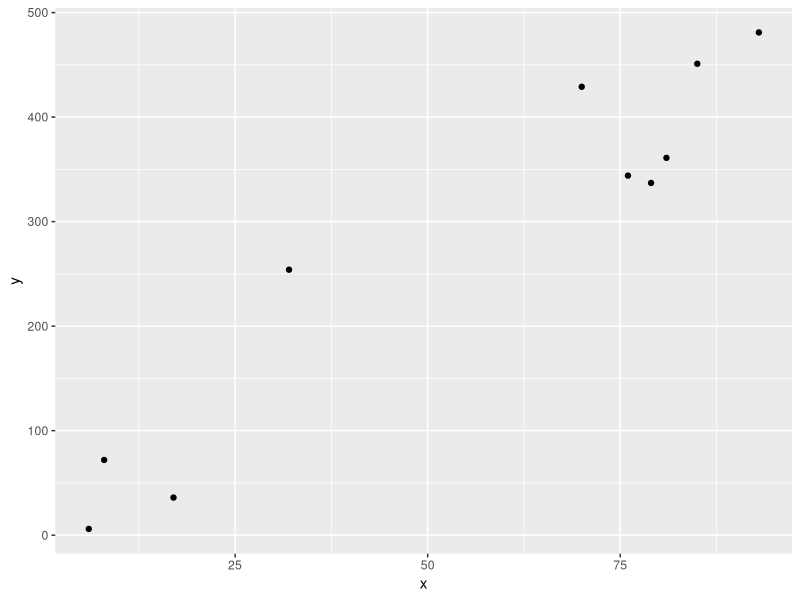
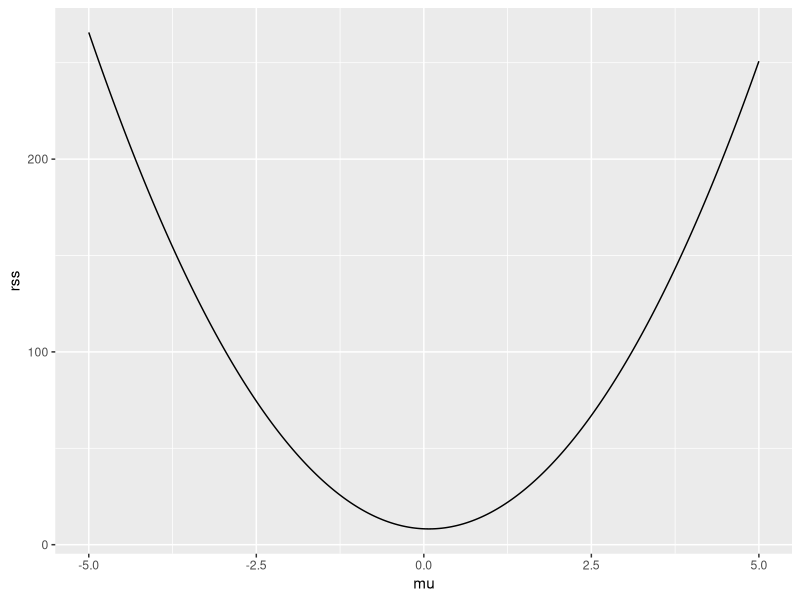
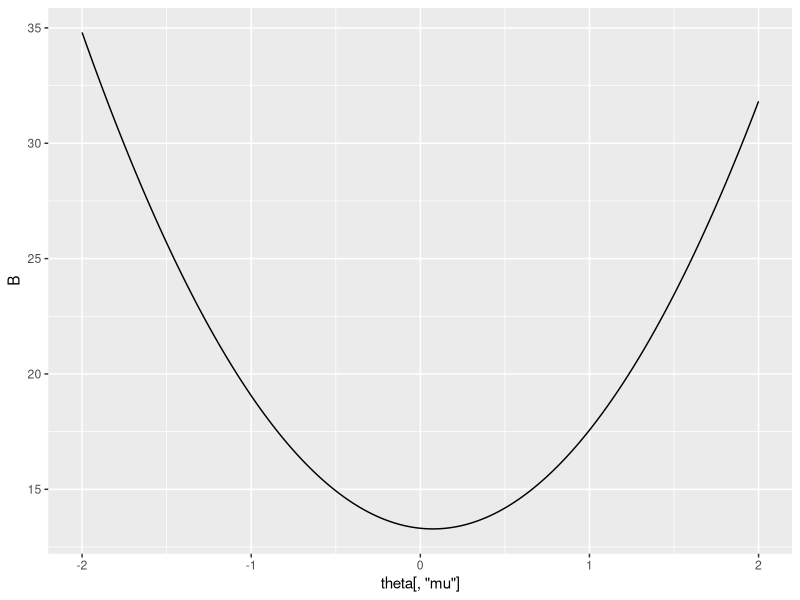
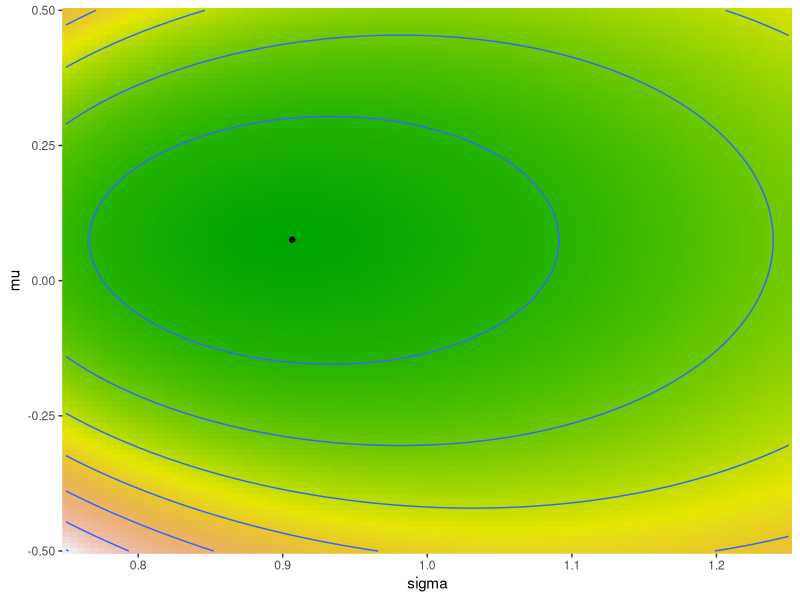

Generate these figures, in order, with R: (Note: this script raises an error after producing the figures.)
## ---- chunk 1
knitr::opts_chunk$set(echo = TRUE)
## ---- chunk 2
library(tidyverse) #for data wrangling and plotting
library(gganimate) #for animations
library(gridExtra) #for additional plotting routines
## ---- chunk 3
set.seed(123)
y = rnorm(n=10, mean=0, sd=1)
y
## ---- chunk 4
mean(y)
var(y)
sd(y)
## ---- chunk 5
set.seed(2)
dat = data.frame(x = sample(1:100, size=10, replace=FALSE)) %>% 
    mutate(y = 2 + 5*x + sample(-100:100,10))
dat
ggplot(data=dat) + geom_point(aes(y=y, x=x))
## ---- chunk 6
mu = seq(-5,5,len=1000)
rss = vector('numeric', length(mu))
for (i in 1:length(mu)) {
    rss[i] = sum((y - mu[i])^2)
}
mu[which(rss==min(rss))]
ggplot(data=NULL) + geom_line(aes(y=rss, x=mu))
## ---- chunk 7
## Generate the single column matrix of 1s
X = cbind(rep(1,length(y)))
## perform the matrix multiplications to solve for beta
## beta = (X'X)^-1 X'Y
beta = solve(t(X) %*% X) %*% t(X) %*% y
beta
## ---- chunk 8
dat
## ---- chunk 9
## Generate the model matrix
X = model.matrix(~x, data=dat)
## Solve for beta
beta = solve(t(X) %*% X) %*% t(X) %*% dat$y
beta
## ---- chunk 10
lm(y~x, data=dat)
## ---- chunk 11
optim.IRLS = function(X, y, family, iter.max=25, abs.tol=1e-06) {
    oldpar <- newpar <- rep(0, ncol(X))
    iter <- 0; not.converged <- 1; not.max.iter <- 1
    while (not.converged & not.max.iter) {
        eta = X %*% newpar         # calculate (update) the linear predictor
        g = family()$linkinv(eta)  # calculate (update) the linear predictor on the natural scale (inverse link)
        g. = family()$mu.eta(eta)  # calculate (update) the derivative of linear predictor on natural scale
        z = eta + (y - g) / g.     # calculate (update) the  adjusted response
        W = as.vector(g.^2 / family()$variance(g))  # calculate (update) the weights
        oldpar = newpar
        newpar = solve(crossprod(X,W*X), crossprod(X,W*z), tol=2*.Machine$double.eps)
        iter = iter + 1
        not.max.iter <- (iter < iter.max)*1
        not.converged=(max(abs((1-newpar/oldpar)))>abs.tol)*1
    }
    list(B.optim=newpar, Iter=iter-1)
}
## ---- chunk 12
optim.IRLS(cbind(rep(1,length(y))), y, family=gaussian)
## ---- chunk 13
y1 = floor(y*5 + 8)
mean(y1)
optim.IRLS(cbind(rep(1,length(y))), y1, family=poisson)
## ---- chunk 14
glm(y1 ~ 1, family=poisson)
## ---- chunk 15
y
## ---- chunk 16
LL.gaus = function(theta, x) {
    m=theta[1]
    s=theta[2]
    ll = -(length(x)/2)*(log(2*pi*s^2)) + (-1/(2*s^2)) * sum((x-m)^2)
    ##OR
    ## ll = sum(dnorm(x, mean=m, sd=s, log=TRUE))
    return(-ll)
}
## ---- chunk 17
mu = seq(-2,2,len=1000)
theta=cbind(mu=mu,sigma=1)
B=apply(theta, 1, LL.gaus, y)
theta[which(B==min(B)),]
ggplot(data=NULL) + geom_line(aes(y=B, x=theta[,'mu']))
## ---- chunk 18
mu = seq(-0.5,0.5,len=100)
sigma=seq(0.75,1.25,len=100)
theta = expand.grid(mu=mu, sigma=sigma)
theta$LL=apply(theta, 1, LL.gaus, x=y)
ggplot(data=theta,aes(y=mu, x=sigma, fill=LL)) +
    geom_tile(show.legend=FALSE) + geom_contour(aes(z=LL)) +
    geom_point(data=theta[which(theta$LL==min(theta$LL)),], aes(y=mu, x=sigma), fill='black') +
    scale_fill_gradientn(colors=terrain.colors(12)) +
    scale_x_continuous(expand=c(0,0)) +
    scale_y_continuous(expand=c(0,0))
theta[which(theta$LL==min(theta$LL)),]
## ---- chunk 19
get.optim.NM <- function(X.vert, params.init, objective.fn, iter.max=250, abs.tol=0.0001, x, control=list(fnscale=1,refl=1,expan=2,contr=-0.5,shrink=0.5))
{
                                        # input dimension
    X.len <- length(params.init)
                                        # initialize controls before iterations of searching
    iter <- 0; not.converged <- 1; not.max.iter <- 1
    X.optim <- params.init; f_X.optim <- control$fnscale*objective.fn(X.optim, x=x)
                                        # while loop, iterations
    while (not.converged & not.max.iter)
    {
                                        # get values at vertices
        f_X.vert <- control$fnscale*apply(X = X.vert, MARGIN = 1, FUN = objective.fn, x) 
                                        # order ascending X.vert and f(X.vert), by f(X.vert)
        X.order <- sort(f_X.vert, index.return = TRUE)$ix
        X.vert <- X.vert[X.order, ]
        f_X.vert <- f_X.vert[X.order]
                                        # get centroid (mean on each dimension) of all points except the worst
        X.centr <- apply(X = X.vert[1:X.len, ], MARGIN = 2, FUN = mean)
                                        # get reflected point
        X.refl <- X.centr + control$refl*(X.centr - X.vert[X.len+1, ])
        f_X.refl <- control$fnscale*objective.fn(X.refl,x)
        if ((f_X.vert[1] <= f_X.refl) & (f_X.refl < f_X.vert[X.len]))
        { 
                                        # if the reflected point is better than the second worst, but not better than the best...
                                        # ... then obtain a new simplex by replacing the worst point with the reflected point
            X.vert[X.len+1, ] <- X.refl 
        } else if (f_X.refl < f_X.vert[1]) {
                                        # if the reflected point is the best point so far
                                        # ... then compute the expanded point
            X.expan <- X.centr + control$expan*(X.centr - X.vert[X.len+1, ])
            f_X.expan <- control$fnscale*objective.fn(X.expan,x)
                                        # ... if the expanded point is better than the reflected point
            if (f_X.expan < f_X.refl)
            {
                                        # ... then obtain a new simplex by replacing the worst point with the expanded point
                X.vert[X.len+1, ] <- X.expan   
            } else {
                                        # ... else obtain a new simplex by replacing the worst point with the reflected point
                X.vert[X.len+1, ] <- X.refl
            }
        } else {
                                        # ... reflected point is not better than second worst
                                        # ... then compute the contracted point
            X.contr <- X.centr + control$contr*(X.centr - X.vert[X.len+1, ])
            f_X.contr <- control$fnscale*objective.fn(X.contr,x)
                                        # ... if the contracted point is better than the worst point
            if (f_X.contr < f_X.vert[X.len+1])
            {
                                        # ... then obtain a new simplex by replacing the worst point with the contracted point
                X.vert[X.len+1, ] <- X.contr
            } else {
                                        # ... shrink the simplex: X = X1 + coef.shrink(X-X1)
                X.vert <- sweep(control$shrink*sweep(X.vert, 2, X.vert[1, ], FUN = "-"), 2, X.vert[1, ], FUN="+")
            }    
        }
                                        # get values at vertices
        f_X.vert <- control$fnscale*apply(X = X.vert, MARGIN = 1, FUN = objective.fn, x) 
                                        # order asc X.vert and f(X.vert)
        X.order <- sort(f_X.vert, index.return = TRUE)$ix
        X.vert <- X.vert[X.order, ]
        f_X.vert <- f_X.vert[X.order]   
                                        # update controls
        iter <- iter + 1 
        not.max.iter <- (iter < iter.max)*1
        not.converged <- (abs(control$fnscale*objective.fn(X.vert[X.len, ],x)- control$fnscale*objective.fn(X.vert[1, ],x)) > abs.tol)*1
        
        X.optim <- X.vert[1, ]; f_X.optim <- control$fnscale*objective.fn(X.optim,x)
    }
    return(list(X.optim=X.optim, f_X.optim=f_X.optim, X.vert=X.vert, iter=iter))   
}
## ---- chunk 20
## Starting values at the center of the vectices
params.init=c(mu=-0.25, sigma=1)
d.mu=0.05
d.sigma=0.02
simplex = rbind(Vertex1=params.init + c(d.mu,d.sigma),
                Vertex2=params.init + c(-d.mu,d.sigma),
                Vertex3=params.init + c(-d.mu,-d.sigma)) %>%
    data.frame
base.plot = ggplot(data=theta,aes(y=mu, x=sigma)) +
    geom_tile(aes(fill=LL), show.legend=FALSE) + geom_contour(aes(z=LL)) +
    scale_fill_gradientn(colors=terrain.colors(12)) +
    scale_x_continuous(expand=c(0,0)) +
    scale_y_continuous(expand=c(0,0))

newdata =vector('list', 10)
a=get.optim.NM(X.vert=as.matrix(simplex), params.init, objective.fn=LL.gaus, x=y, iter.max=1, control=list(fnscale=1,refl=1,expan=2,contr=-0.5,shrink=0.5))
newdata[[1]] =data.frame(a$X.vert)
for (i in 2:10) {
    a=get.optim.NM(X.vert=a$X.vert, params.init=a$X.optim, objective.fn=LL.gaus, x=y, iter.max=1, control=list(fnscale=1,refl=1,expan=2,contr=-0.5,shrink=0.5))
    newdata[[i]] = data.frame(a$X.vert)
}
newdata = bind_rows(newdata, .id='Iter') %>% mutate(Iter=factor(Iter, levels=unique(Iter)))
g=base.plot + 
    geom_polygon(data=newdata, aes(y=mu, x=sigma, group=Iter), color='black', fill='grey40') +
    transition_manual(Iter) + shadow_trail(distance=0.1,alpha=0.4, color='grey40', fill=NA) + labs(title='Iter: {current_frame}')
ga=animate(g)
anim_save('simplexAnim.gif', animation=ga, path='images')
## ---- chunk 21
get.optim.NM(X.vert=as.matrix(simplex), params.init, objective.fn=LL.gaus, x=y, iter.max=250, abs.tol=1e-08, control=list(fnscale=1,refl=1,expan=2,contr=-0.5,shrink=0.5))
get.optim.NM(X.vert=as.matrix(simplex - c(-0.5,0.02)), params.init, objective.fn=LL.gaus, x=y, iter.max=250, abs.tol=1e-08, control=list(fnscale=1,refl=1,expan=2,contr=-0.5,shrink=0.5))
## ---- chunk 22
optim(par=c(-0.25,1), LL.gaus, x=y, control=list(fnscale=1))
## ---- chunk 23
NR = function(f, x, return.grid=FALSE) {
    if (is.function(f)) f=body(f)[[2]]    
    f_x = eval(f)
    f._x = eval(D(f,'x'))
    if (return.grid) {
        list(x1=x - f_x/f._x, f_x=f_x, f._x=f._x)
    }else {
        list(x1=x - f_x/f._x)
    }
}
optim.NR = function(f, x0, abs.tol=1.0E-6, iter.max=250, return.grid=FALSE) {
    iter <- 0; not.converged <- 1; not.max.iter <- 1
    fgrid = list()
    while (not.converged & not.max.iter) {
        nr=NR(f, x=x0,return.grid)
        x1=nr$x1
        iter <- iter + 1 
        not.max.iter <- (iter < iter.max)*1
        not.converged=(abs(x0-x1)>abs.tol)*1
        if (return.grid) fgrid[[iter]] = c(x0=x0, x1=x1, f_x=nr$f_x, f._x=nr$f._x)
        x0=x1
    }
    list(X.optim=x0,iter=iter, grid=do.call('rbind',fgrid))
}
## ---- chunk 24
f = function(x) {0.1*x^4 + x^3 - x^2 + 10*x + 30} 
a=optim.NR(f, x0=3, abs.tol=0.001, return.grid=TRUE)

x = seq(-4,4,len=100)
dat1 = data.frame(x=x, y=f(x))
gdat = a$grid %>% as.data.frame %>%
    mutate(Iter=1:n(),
           x=ifelse(x0>0,x0+1, x0-1),
           y=f_x + (x-x0)*f._x)

g=ggplot() + geom_line(data=dat1, aes(y=y, x=x)) +
    geom_hline(yintercept=0, linetype='dashed') +
    geom_segment(data=gdat, aes(x=x,y=y,xend=x1,yend=0), color='red') +
    geom_segment(data=gdat, aes(x=x0,xend=x0,y=0,yend=f_x), linetype='dashed')+
    geom_text(data=gdat %>% filter(Iter<4), aes(x=x0, y=-5, label="x[0]"), parse=TRUE) +
    geom_text(data=gdat %>% filter(Iter<4), aes(x=x1, y=-5, label="x[1]"), parse=TRUE) +
    geom_point(data=gdat, aes(x=x0, y=f_x)) +
    geom_text(data=gdat %>% filter(Iter<4), aes(x=x0, y=f_x, label="f(x)"), parse=TRUE, nudge_x=0.1, nudge_y=-5, hjust=0, vjust=0) +
    geom_text(data=gdat %>% filter(Iter<4), aes(x=x0+0.3+(x1-x0)/2, y=(f_x/2)-5, label="f*minute*(x)"), parse=TRUE, color='red') +
    geom_text(data=gdat, aes(x=-4,y=140, label=paste0("Iter == ", Iter)), parse=TRUE, hjust=0) +
    geom_text(data=gdat, aes(x=-4,y=120, label=paste0("x[1] == ", round(x1,3))), parse=TRUE, hjust=0) +
    transition_manual(Iter)
ga=animate(g)
anim_save('NMAnim1.gif', animation=ga, path='images')
## ---- chunk 25
optim.NR(f, x0=3)
## ---- chunk 26
f = function(x) {0.001*x^3 - 0.001*x^2 -0.3*x + 5}
f1=D(body(f)[[2]], 'x')
x = seq(0,20,len=100)
dat1 = data.frame(x=x, y=f(x))
g1=ggplot() + geom_line(data=dat1, aes(y=y, x=x)) 

g2=ggplot() + geom_line(data=data.frame(x=x, y=eval(f1, envi=list(x=x))), aes(y=y, x=x)) +
    geom_hline(yintercept=0, linetype='dashed')
grid.arrange(g1,g2, nrow=1)
(a=optim.NR(f1, x0=3, abs.tol=0.001, return.grid=TRUE))
## ---- chunk 27
dat1 = data.frame(x, y=eval(f1, env=list(x=x)))
gdat = a$grid %>% as.data.frame %>%
    mutate(Iter=1:n(),
           x=ifelse(x0>0,x0+1, x0-1),
           y=f_x + (x-x0)*f._x)

g2=ggplot() + geom_line(data=dat1, aes(y=y, x=x)) +
    geom_hline(yintercept=0, linetype='dashed') +
    geom_segment(data=gdat, aes(x=x,y=y,xend=x1,yend=0), color='red') +
    geom_segment(data=gdat, aes(x=x0,xend=x0,y=0,yend=f_x), linetype='dashed') +
    geom_text(data=gdat %>% filter(Iter<4), aes(x=x0, y=-0.05, label="x[0]"), parse=TRUE) +
    geom_text(data=gdat %>% filter(Iter<4), aes(x=x1, y=-0.05, label="x[1]"), parse=TRUE) +
    geom_point(data=gdat, aes(x=x0, y=f_x)) +
    geom_text(data=gdat %>% filter(Iter<4), aes(x=x0, y=f_x, label="f(x)"), parse=TRUE, nudge_x=0.1, nudge_y=-0.05, hjust=0, vjust=0) +
    geom_text(data=gdat %>% filter(Iter<4), aes(x=x0+0.3+(x1-x0)/2, y=(f_x/2)-0.05, label="f*minute*(x)"), parse=TRUE, color='red') +
    geom_text(data=gdat, aes(x=0,y=0.8, label=paste0("Iter == ", Iter)), parse=TRUE, hjust=0) +
    geom_text(data=gdat, aes(x=-0,y=1, label=paste0("x[1] == ", round(x1,3))), parse=TRUE, hjust=0) +
    transition_manual(Iter)
ga=animate(g2)
anim_save('NMAnim2.gif', animation=ga, path='images')
## ---- chunk 28
params.init=c(mu=-0.25, sigma=1)

## The following function calculates the difference-quotient approximation of gradient
approx.grad = function(theta, fn, eps=1e-05) {
    p = length(theta)
    nf = length(fn(theta))
    eps.mat = diag(p) * (eps/2)
    Gmat = array(0, dim=c(nf,p))
    for (i in 1:p) {
        Gmat[,i] = (fn(theta + eps.mat[,i]) - fn(theta - eps.mat[,i]))/eps
    }
    if (nf>1) Gmat else c(Gmat)
}


optim.NR = function(params.init, fn, x, iter.max=250, abs.tol=1e-05, control=list(eps=1e-06)) {
    fnc = function(bb) t(approx.grad(bb, fn))
    eps = control$eps
    gradfn = function(x) approx.grad(x, fnc, eps)
    iter <- 0; not.converged <- 1; not.max.iter <- 1
    newpar = params.init
    oldpar = params.init - 1
    while (not.converged & not.max.iter) {
        oldpar = newpar
        newpar = oldpar - solve(gradfn(oldpar), t(fnc(oldpar)))
        iter = iter + 1
        not.max.iter <- (iter < iter.max)*1
        not.converged = (abs(fn(oldpar) - fn(newpar))>abs.tol)*1
    }
    list(iter=iter, final=as.vector(newpar), LL=fn(as.vector(newpar)), gradient = fnc(newpar), hessian = gradfn(newpar))
}


#optim.NR(params.init, fn=function(t) LL.gaus(t, x=y), iter.max=1)

mu = seq(-0.5,0.5,len=100)
sigma=seq(0.75,1.25,len=100)
theta = expand.grid(mu=mu, sigma=sigma)
theta$LL=apply(theta, 1, LL.gaus, x=y)

base.plot = ggplot(data=theta,aes(y=mu, x=sigma)) +
    geom_tile(aes(fill=LL), show.legend=FALSE) + geom_contour(aes(z=LL)) +
    scale_fill_gradientn(colors=terrain.colors(12)) +
    scale_x_continuous(expand=c(0,0)) +
    scale_y_continuous(expand=c(0,0))

newdata =vector('list', 10)
newdata[[1]] =data.frame(t(setNames(params.init, c('mu','sigma'))))
p.i = params.init
for (i in 2:10) {
    a=optim.NR(params.init=p.i, fn=function(t) LL.gaus(t, x=y), iter.max=1)
    newdata[[i]] = data.frame(t(setNames(a$final,c('mu','sigma'))))
    p.i = as.vector(a$final)
}
newdata = bind_rows(newdata, .id='Iter') %>% mutate(Iter=factor(Iter, levels=unique(Iter)), nIter=as.numeric(Iter))
g=base.plot + 
    geom_point(data=newdata, aes(y=mu, x=sigma, group=Iter), color='black') +
    geom_path(data=newdata, aes(y=mu, x=sigma), color='black') +
    transition_reveal(nIter) +
    labs(title = "Iteration: {frame_along}")
ga=animate(g, nframes=10, fps=1)
anim_save('NMAnim3.gif', animation=ga, path='images')
## ---- chunk 29
optim.NR(params.init, fn=function(t) LL.gaus(t, x=y))
## ---- chunk 30
H=optim.NR(params.init, fn=function(t) LL.gaus(t, x=y))$hessian
sqrt(diag(solve(H)))
## ---- chunk 31
nlm(LL.gaus, params.init, x=y, hessian=TRUE, gradtol=1e-03)
H=nlm(LL.gaus, params.init, x=y, hessian=TRUE, gradtol=1e-06*2)$hessian
sqrt(diag(solve(H)))
## ---- chunk 32
optim.SANN = function(params.init, fn, iter.max=2500, jump=0.05, k=100) {
    bestpar <- newpar <- oldpar <- params.init
    iter=0; not.max.iter <- 1
    inck=k/10
    while(not.max.iter) {
        ## jump to new parameter set
        newpar = oldpar + replicate(length(params.init), runif(1,-jump,jump))
        deltaL = fn(newpar)-fn(oldpar)
        if (deltaL<0) { #improvement
            oldpar=newpar
        } else {
            rnd = runif(1)
            if (rnd <= exp(-deltaL/k)) oldpar=newpar
        }
        if (fn(newpar)<fn(bestpar)) bestpar=newpar
        iter=iter+1
        if ((iter %% inck)==0) k = k/10
        not.max.iter = (iter < iter.max)*1
    }
    list(iter=iter, final=as.vector(bestpar), LL=fn(bestpar), last=as.vector(oldpar), LL=fn(bestpar))
}
#optim.SANN(params.init=c(-0.25,1), fn=function(p) LL.gaus(p, x=y), iter.max=2500)
## ---- chunk 33
p.i = params.init
iter.cnt = 1
iters = 2500
newdata =vector('list', iters)
bestpar = p.i
for (i in 1:iters) {
    a=optim.SANN(params.init=p.i, fn=function(t) LL.gaus(t, x=y), iter.max=1, jump=0.05, k=0.1)
    if (LL.gaus(a$last, x=y)<LL.gaus(bestpar, x=y)) bestpar=a$last
    newdata[[i]] = data.frame(t(setNames(a$last,c('mu','sigma'))), iter=floor(log2(i))+1, t(setNames(bestpar,c('bestmu','bestsigma'))))
    p.i = as.vector(a$last)
}
newdata = bind_rows(newdata, .id='Iter') %>% mutate(iter=factor(iter, levels=unique(iter)), nIter=as.numeric(as.character(iter)))
g=base.plot + 
    geom_point(data=newdata, aes(y=mu, x=sigma, group=iter), color='black') +
    geom_path(data=newdata, aes(y=mu, x=sigma), color='black') +
    geom_point(data=newdata, aes(y=bestmu, x=bestsigma), color='red') + 
    transition_reveal(nIter) +
    labs(title = "Iteration: {2^frame_along}")
ga=animate(g, nframes=12, fps=1)
#ga
anim_save('SANNAnim1.gif', animation=ga, path='images')
## ---- chunk 34
optim.SANN(params.init=c(-0.25,1), fn=function(t) LL.gaus(t, x=y), iter.max=2500, jump=0.05, k=0.1)
## ---- chunk 35

## ---- chunk 36
LL.gaus <- function(theta, y, X){
  k           <- ncol(X) # get the number of columns (independent vars)
  beta        <- theta[1:k] # vector of weights intialized with starting values
  mu          <- X %*% beta  # X is dimension (n x k) and beta is dimension (k x 1)
  sigma       <- theta[k+1] # should be pulled from the last of the starting values vector
  ll          <- sum(dnorm(y, mean = mu, sd = sigma, log = TRUE)) # sum of the PDF over each observation
  return(-ll)
}
## ---- chunk 37
X = model.matrix(~x, data=dat)
## ---- chunk 38
optim(c(1,1,1), LL.gaus, y=dat$y, X=X, method='Nelder-Mead')
optim(c(277,1,100), LL.gaus, y=dat$y, X=X, method='Nelder-Mead')
## ---- chunk 39
nlm(LL.gaus, c(1,1,1), y=dat$y, X=X, hessian=TRUE)
nlm(LL.gaus, c(277,1,100), y=dat$y, X=X, hessian=TRUE)
## ---- chunk 40
optim(c(1,1,1), LL.gaus, y=dat$y, X=X, method='SANN')
optim(c(277,1,100), LL.gaus, y=dat$y, X=X, method='SANN')
## ---- chunk 41
summary(A<-glm(y~x, data=dat))
